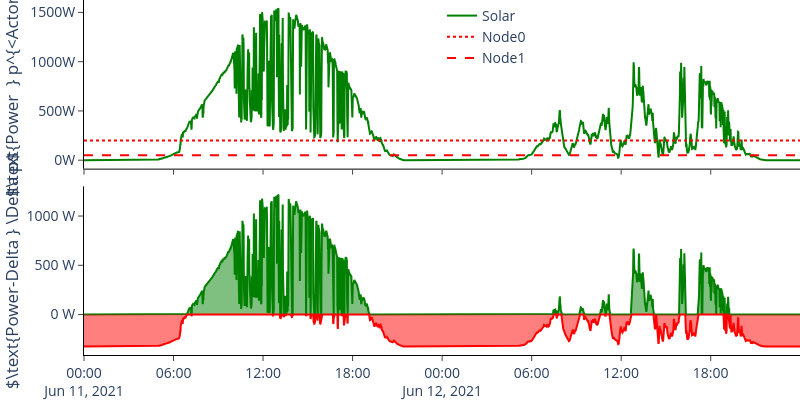

The cell this chart's notebook holds for it:
### Code cell
battery = "SimpleBattery"
df = pd.read_csv(f"results/{battery}.csv", index_col=0)
fig = make_subplots(rows=2, cols=1, shared_xaxes=True, vertical_spacing=0.05)
# First plot
fig.add_trace(
    go.Scatter(x=df.index, y=df[f"MockSolar:{battery}.p"], line_color="green", name="Solar"), row=1, col=1
)
line_dashes = ["dot", "dash"]
for i, col in enumerate(df.filter(regex="nodes").columns):
    fig.add_trace(
        go.Scatter(
            x=df.index, y=-df[col], line_color="red", line_dash=line_dashes[i], name=f"Node{i}",
        )
    )
fig.update_yaxes(title_text="$\\text{Power  } p^{<Actor>}$", row=1, col=1, ticksuffix="W")

# Second plot
pos_delta = df["p_delta"].apply(lambda x: max(x, 0))
neg_delta = df["p_delta"].apply(lambda x: min(x, 0))
fig.add_trace(
    go.Scatter(x=pos_delta.index, y=pos_delta, fill="tozeroy", line_color="green", showlegend=False), row=2, col=1
)
fig.add_trace(
    go.Scatter(x=neg_delta.index, y=neg_delta, fill="tozeroy", line_color="red", showlegend=False), row=2, col=1
)
fig.update_yaxes(title_text="$\\text{Power-Delta } \\Delta p$", row=2, col=1, ticksuffix=" W")

fig.update_layout(
    width=800,
    height=400,
    margin={"r": 0, "l": 0, "t": 0.1, "b": 0},
    legend={"x": 0.5, "y": 1, "yanchor": "top", "bgcolor": "rgba(0,0,0,0)"},
    paper_bgcolor="rgba(0,0,0,0)", plot_bgcolor="rgba(0,0,0,0)",
    font_size=14,
    xaxis_tickformat = '%d %B (%a)\n %Y'
)
fig.update_xaxes(showline=True, linewidth=1, linecolor="black", ticks="outside")
fig.update_yaxes(showline=True, linewidth=1, linecolor="black", ticks="outside")
fig.write_image("../thesis/Images/scenario_power.pdf", "pdf")
fig.show()

### Figure 1 — Plotly figure (JSON) as saved in the notebook; plotly's stock layout.template omitted (floating-point values rounded to 4 significant figures; data arrays with more than 128 entries replaced by an {"elided": "..."} marker saying what was removed)
{"data": [{"line": {"color": "green"}, "name": "Solar", "type": "scatter", "x": {"elided": "2880 str values"}, "xaxis": "x", "y": {"elided": "2880 float values"}, "yaxis": "y"}, {"line": {"color": "red", "dash": "dot"}, "name": "Node0", "type": "scatter", "x": {"elided": "2880 str values"}, "y": {"elided": "2880 int values"}}, {"line": {"color": "red", "dash": "dash"}, "name": "Node1", "type": "scatter", "x": {"elided": "2880 str values"}, "y": {"elided": "2880 int values"}}, {"fill": "tozeroy", "line": {"color": "green"}, "showlegend": false, "type": "scatter", "x": {"elided": "2880 str values"}, "xaxis": "x2", "y": {"elided": "2880 float values"}, "yaxis": "y2"}, {"fill": "tozeroy", "line": {"color": "red"}, "showlegend": false, "type": "scatter", "x": {"elided": "2880 str values"}, "xaxis": "x2", "y": {"elided": "2880 float values"}, "yaxis": "y2"}], "layout": {"font": {"size": 14}, "height": 400, "legend": {"bgcolor": "rgba(0,0,0,0)", "x": 0.5, "y": 1, "yanchor": "top"}, "margin": {"b": 0, "l": 0, "r": 0, "t": 0.1}, "paper_bgcolor": "rgba(0,0,0,0)", "plot_bgcolor": "rgba(0,0,0,0)", "width": 800, "xaxis": {"anchor": "y", "domain": [0, 1], "linecolor": "black", "linewidth": 1, "matches": "x2", "showline": true, "showticklabels": false, "tickformat": "%d %B (%a)\n %Y", "ticks": "outside"}, "xaxis2": {"anchor": "y2", "domain": [0, 1], "linecolor": "black", "linewidth": 1, "showline": true, "ticks": "outside"}, "yaxis": {"anchor": "x", "domain": [0.525, 1], "linecolor": "black", "linewidth": 1, "showline": true, "ticks": "outside", "ticksuffix": "W", "title": {"text": "$\\text{Power  } p^{<Actor>}$"}}, "yaxis2": {"anchor": "x2", "domain": [0, 0.475], "linecolor": "black", "linewidth": 1, "showline": true, "ticks": "outside", "ticksuffix": " W", "title": {"text": "$\\text{Power-Delta } \\Delta p$"}}}}
